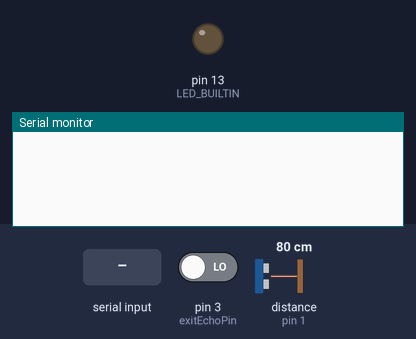
The sketch below on a simulated Arduino Uno, built with avr-gcc and run on an emulated ATmega328P. Parts: output pins drawn as LEDs (lit = HIGH), the last lines printed to the serial monitor. The test bench sets the inputs (shaded band); at power-on: pin 3 (exitEchoPin) LOW, distance to the obstacle (sensor on pin 1) 80 cm. The echo pulse lasts 58.3 µs per cm; pins used as bus, display or sensor lines are not drawn.

Above: at 0.9 s.
1.0 s: "1" received over Serial
At 1.8 s:
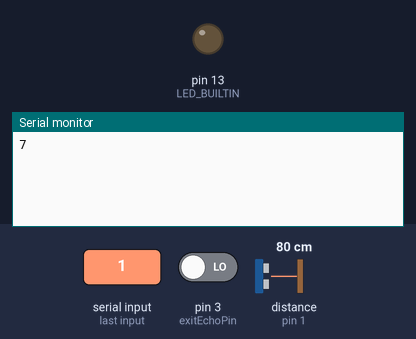
At 2.8 s:
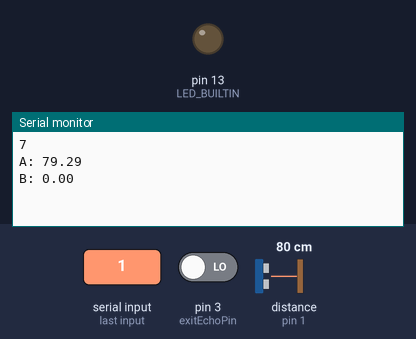

Measured:
- after the input at 1.0 s, the serial monitor: prints a new line at once (image 1)

The sketch:

GenericRead.ino
```cpp
int enterTrigPin = 0;
int enterEchoPin = 1;
int exitTrigPin = 2;
int exitEchoPin = 3;

// Location values single character [A-Z]
int m_location;

void setup() {
  Serial.begin(9600);
  while(!Serial);

  pinMode(enterTrigPin, OUTPUT);
  pinMode(enterEchoPin, INPUT);
  pinMode(exitTrigPin, OUTPUT);
  pinMode(exitEchoPin, INPUT);
  pinMode(LED_BUILTIN, OUTPUT);

  while (Serial.available() <= 0);
  Serial.flush();

  m_location = 7;
  Serial.println(m_location);
}

void loop() {
    digitalWrite(enterTrigPin, LOW);
    digitalWrite(exitTrigPin, LOW);
    delayMicroseconds(2);

    digitalWrite(enterTrigPin, HIGH);
    digitalWrite(exitTrigPin, HIGH);
    delayMicroseconds(10);
    digitalWrite(enterTrigPin, LOW);
    digitalWrite(exitTrigPin, LOW);

    float denter = pulseIn(enterEchoPin, HIGH);
    float dexit = pulseIn(exitEchoPin, HIGH);

    float distance_en = denter*0.034/2;
    float distance_ex = dexit*0.034/2;

    Serial.print("A: ");
    Serial.println(distance_en);
    Serial.print("B: ");
    Serial.println(distance_ex);
}
```
